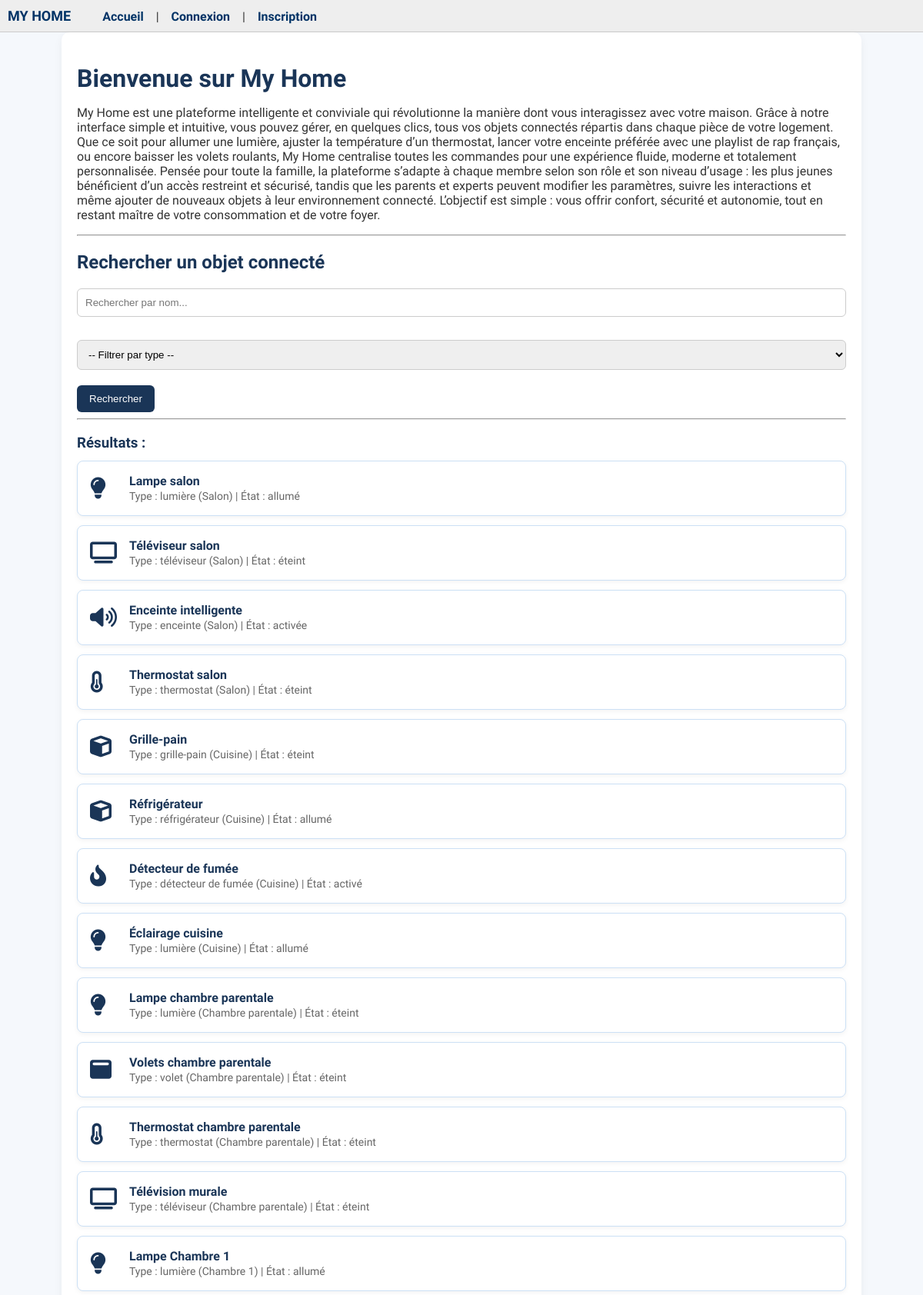
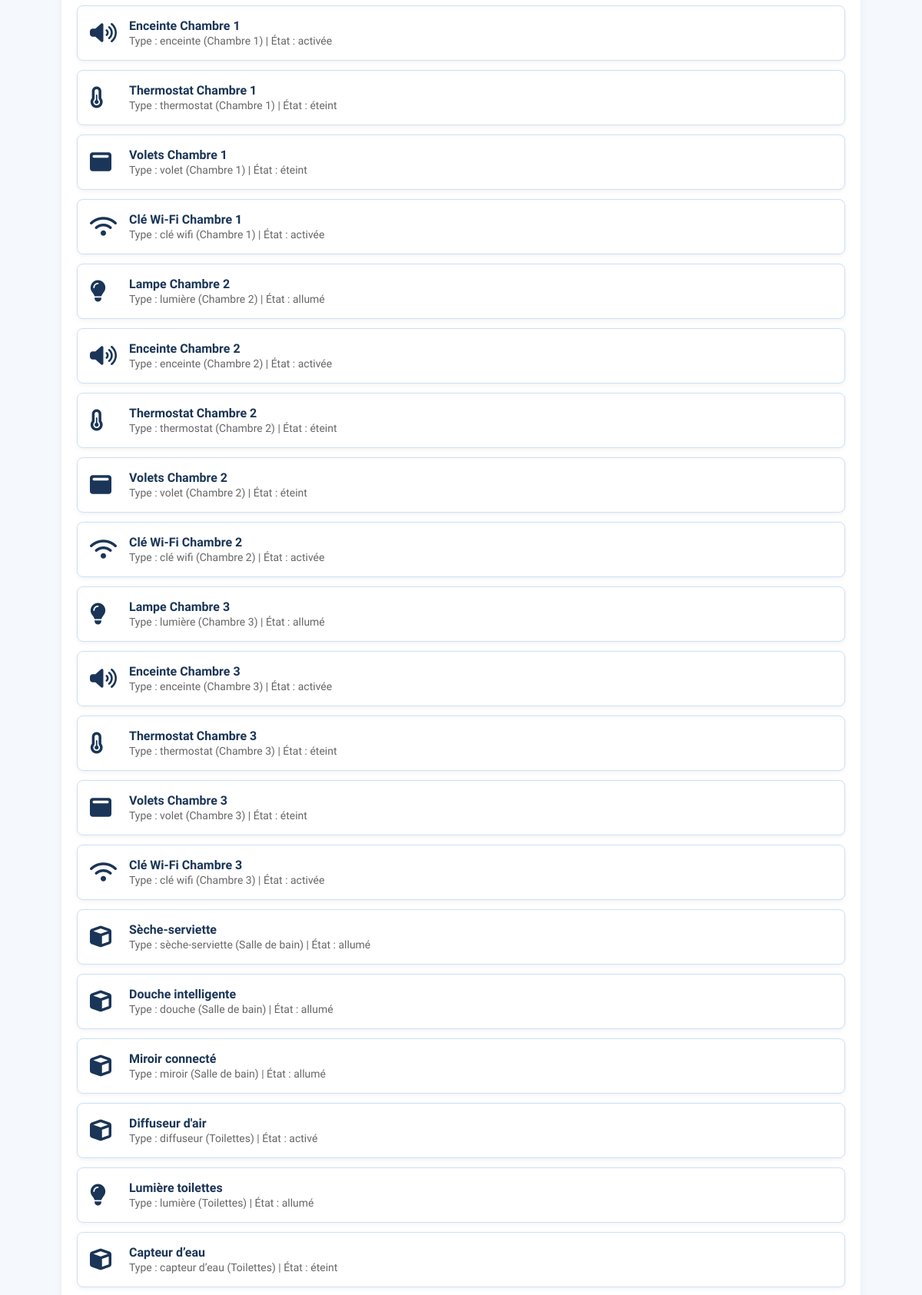
The page / (upper part) on the database its author committed (2 pictures, top to bottom).
### objets/models.py (models this page shows, shortened)
class ObjetConnecte(models.Model):
    nom = models.CharField(max_length=100)
    type_objet = models.CharField(max_length=100)
    etat = models.CharField(max_length=100, default="éteint")
    piece = models.ForeignKey(Piece, related_name="objets", on_delete=models.CASCADE)
    intensite = models.PositiveIntegerField(null=True, blank=True)  # lumière
    couleur = models.CharField(max_length=20, null=True, blank=True)
    volume = models.PositiveIntegerField(null=True, blank=True)  # enceinte
    musique = models.CharField(max_length=100, null=True, blank=True)
    temperature = models.FloatField(null=True, blank=True)  # thermostat, sèche-serviette
    mode = models.CharField(max_length=50, null=True, blank=True)  # thermostat, lit
    position = models.CharField(max_length=20, null=True, blank=True)  # volet, parasol, lit
    consommation_eau = models.FloatField(null=True, blank=True)  # capteur d'eau
    restreint_enfant = models.BooleanField(default=False)
    controle_parent_uniquement = models.BooleanField(default=False)
    date_derniere_interaction = models.DateTimeField(null=True, blank=True)

class Piece(models.Model):
    nom = models.CharField(max_length=100)

### objets/views.py (the view)
# urls.py: path('', accueil_view, name='accueil'),
def accueil_view(request):
    objets = ObjetConnecte.objects.all()
    nom_recherche = request.GET.get('recherche')
    type_filtre = request.GET.get('type')
    if nom_recherche:
        objets = objets.filter(nom__icontains=nom_recherche)
    if type_filtre:
        objets = objets.filter(type_objet=type_filtre)
    types_disponibles = ObjetConnecte.objects.values_list('type_objet', flat=True).distinct()
    return render(request, 'accueil.html', {
        'objets': objets,
        'types': types_disponibles
    })

### templates/accueil.html (shortened to what this page needs)
{% extends 'base.html' %}
{% block content %}
  <h1>Bienvenue sur My Home</h1>
  <p>
    My Home est une plateforme intelligente et conviviale qui révolutionne la manière dont vous interagissez avec votre maison. Grâce à notre interface simple et intuitive, vous pouvez gérer, en quelques clics, tous vos objets connectés répartis dans chaque pièce de votre logement.
Que ce soit pour allumer une lumière, ajuster la température d’un thermostat, lancer votre enceinte préférée avec une playlist de rap français, ou encore baisser les volets roulants, My Home centralise toutes les commandes pour une expérience fluide, moderne et totalement personnalisée.
Pensée pour toute la famille, la plateforme s’adapte à chaque membre selon son rôle et son niveau d’usage : les plus jeunes bénéficient d’un accès restreint et sécurisé, tandis que les parents et experts peuvent modifier les paramètres, suivre les interactions et même ajouter de nouveaux objets à leur environnement connecté.
L’objectif est simple : vous offrir confort, sécurité et autonomie, tout en restant maître de votre consommation et de votre foyer.
  </p>
  <hr>
  <h2>Rechercher un objet connecté</h2>
  <form method="get">
    <input type="text" name="recherche" placeholder="Rechercher par nom..." value="{{ texte }}">
    <select name="type">
      <option value="">-- Filtrer par type --</option>
    </select>
    <button type="submit">Rechercher</button>
  </form>
  <hr>
  <h3>Résultats :</h3>
  {% if objets %}
    {% for objet in objets %}
      <div class="objet-card">
        <i class="objet-icon
          {% if objet.type_objet == 'lumière' %}fas fa-lightbulb
          {% elif objet.type_objet == 'téléviseur' %}fas fa-tv
          {% elif objet.type_objet == 'enceinte' %}fas fa-volume-up
          {% elif objet.type_objet == 'thermostat' %}fas fa-thermometer-half
          {% elif objet.type_objet == 'clé wifi' %}fas fa-wifi
          {% elif objet.type_objet == 'détecteur de fumée' %}fas fa-fire-alt
          {% elif objet.type_objet == 'store' or objet.type_objet == 'parasol' or objet.type_objet == 'volet' %}fas fa-window-maximize
          {% else %}fas fa-cube{% endif %}
        "></i>
        <div class="objet-info">
          <h4>{{ objet.nom }}</h4>
          <span>Type : {{ objet.type_objet }} ({{ objet.piece.nom }}){% if objet.etat %} | État : {{ objet.etat }}{% endif %}</span>
        </div>
      </div>
    {% endfor %}
  {% else %}
    <p>Aucun objet trouvé pour cette recherche.</p>
  {% endif %}
{% endblock %}

### static/style.css (style rules this page uses)
body { font-family: 'Oswald', sans-serif; background-color: #F5F8FC; color: #333; margin: 0; padding: 0; }
h1, h2, h3 { color: #1A3557; margin-bottom: 10px; }
input[type="text"], input[type="email"], input[type="password"], input[type="number"], input[type="date"], select, textarea { width: 100%; padding: 10px; margin: 10px 0 20px; border: 1px solid #ccc; border-radius: 6px; box-sizing: border-box; }
button, .btn { background-color: #1A3557; color: white; padding: 10px 16px; border: none; border-radius: 6px; cursor: pointer; transition: background-color 0.2s ease-in-out; }
.objet-card { background-color: #ffffff; border: 1px solid #cce0f5; border-radius: 8px; padding: 16px; margin: 12px 0; display: flex; align-items: center; gap: 16px; box-shadow: 0 2px 6px rgba(0,0,0,0.05); transition: transform 0.2s ease; }
.objet-icon { font-size: 28px; color: #1A3557; width: 35px; }
.objet-info { flex-grow: 1; }
.objet-info h4 { margin: 0; color: #1A3557; }
.objet-info span { font-size: 14px; color: #666; }

### rows shown on the page
ObjetConnecte: nom "Lampe salon", type_objet "lumière", piece.nom "Salon", etat "allumé"
ObjetConnecte: nom "Téléviseur salon", type_objet "téléviseur", piece.nom "Salon", etat "éteint"
ObjetConnecte: nom "Enceinte intelligente", type_objet "enceinte", piece.nom "Salon", etat "activée"
ObjetConnecte: nom "Thermostat salon", type_objet "thermostat", piece.nom "Salon", etat "éteint"
ObjetConnecte: nom "Grille-pain", type_objet "grille-pain", piece.nom "Cuisine", etat "éteint"
ObjetConnecte: nom "Réfrigérateur", type_objet "réfrigérateur", piece.nom "Cuisine", etat "allumé"
ObjetConnecte: nom "Détecteur de fumée", type_objet "détecteur de fumée", piece.nom "Cuisine", etat "activé"
ObjetConnecte: nom "Éclairage cuisine", type_objet "lumière", piece.nom "Cuisine", etat "allumé"
ObjetConnecte: nom "Lampe chambre parentale", type_objet "lumière", piece.nom "Chambre parentale", etat "éteint"
ObjetConnecte: nom "Volets chambre parentale", type_objet "volet", piece.nom "Chambre parentale", etat "éteint"
ObjetConnecte: nom "Thermostat chambre parentale", type_objet "thermostat", piece.nom "Chambre parentale", etat "éteint"
ObjetConnecte: nom "Télévision murale", type_objet "téléviseur", piece.nom "Chambre parentale", etat "éteint"
ObjetConnecte: nom "Lampe Chambre 1", type_objet "lumière", piece.nom "Chambre 1", etat "allumé"
ObjetConnecte: nom "Enceinte Chambre 1", type_objet "enceinte", piece.nom "Chambre 1", etat "activée"
ObjetConnecte: nom "Thermostat Chambre 1", type_objet "thermostat", piece.nom "Chambre 1", etat "éteint"
ObjetConnecte: nom "Volets Chambre 1", type_objet "volet", piece.nom "Chambre 1", etat "éteint"
ObjetConnecte: nom "Clé Wi-Fi Chambre 1", type_objet "clé wifi", piece.nom "Chambre 1", etat "activée"
ObjetConnecte: nom "Lampe Chambre 2", type_objet "lumière", piece.nom "Chambre 2", etat "allumé"
ObjetConnecte: nom "Enceinte Chambre 2", type_objet "enceinte", piece.nom "Chambre 2", etat "activée"
ObjetConnecte: nom "Thermostat Chambre 2", type_objet "thermostat", piece.nom "Chambre 2", etat "éteint"
ObjetConnecte: nom "Volets Chambre 2", type_objet "volet", piece.nom "Chambre 2", etat "éteint"
ObjetConnecte: nom "Clé Wi-Fi Chambre 2", type_objet "clé wifi", piece.nom "Chambre 2", etat "activée"
ObjetConnecte: nom "Lampe Chambre 3", type_objet "lumière", piece.nom "Chambre 3", etat "allumé"
ObjetConnecte: nom "Enceinte Chambre 3", type_objet "enceinte", piece.nom "Chambre 3", etat "activée"
ObjetConnecte: nom "Thermostat Chambre 3", type_objet "thermostat", piece.nom "Chambre 3", etat "éteint"
ObjetConnecte: nom "Volets Chambre 3", type_objet "volet", piece.nom "Chambre 3", etat "éteint"
ObjetConnecte: nom "Clé Wi-Fi Chambre 3", type_objet "clé wifi", piece.nom "Chambre 3", etat "activée"
ObjetConnecte: nom "Sèche-serviette", type_objet "sèche-serviette", piece.nom "Salle de bain", etat "allumé"
ObjetConnecte: nom "Douche intelligente", type_objet "douche", piece.nom "Salle de bain", etat "allumé"
ObjetConnecte: nom "Miroir connecté", type_objet "miroir", piece.nom "Salle de bain", etat "allumé"
ObjetConnecte: nom "Diffuseur d'air", type_objet "diffuseur", piece.nom "Toilettes", etat "activé"
ObjetConnecte: nom "Lumière toilettes", type_objet "lumière", piece.nom "Toilettes", etat "allumé"
ObjetConnecte: nom "Capteur d’eau", type_objet "capteur d’eau", piece.nom "Toilettes", etat "éteint"
